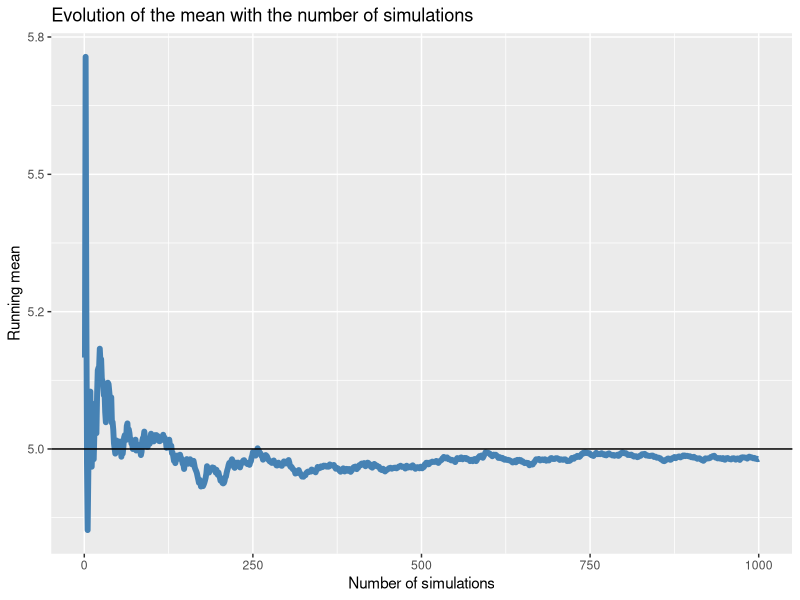
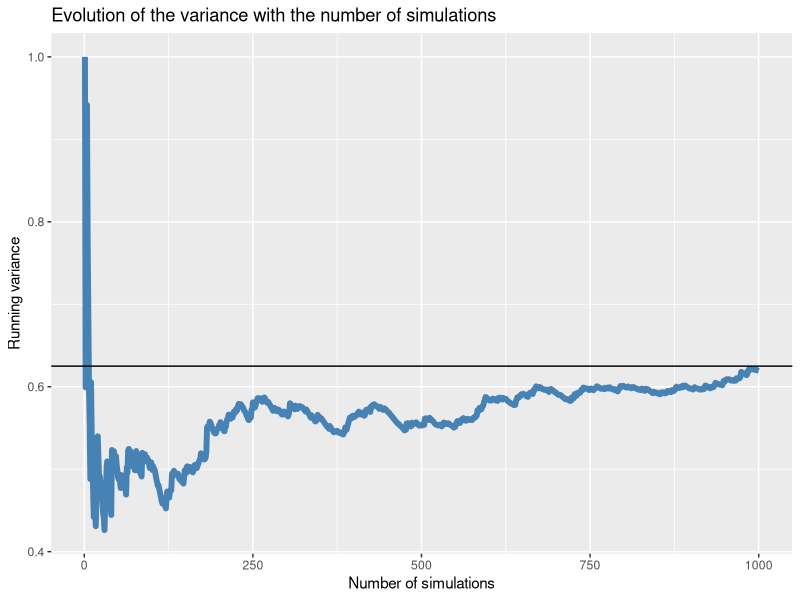
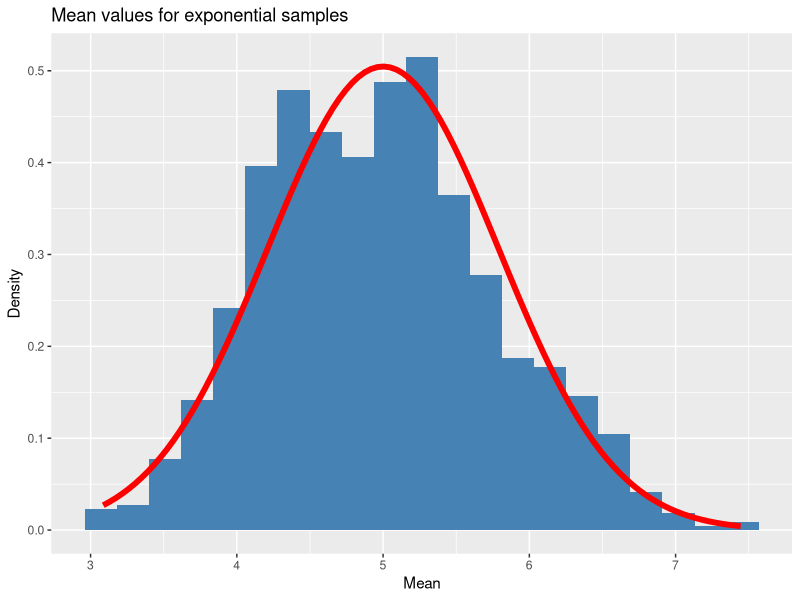
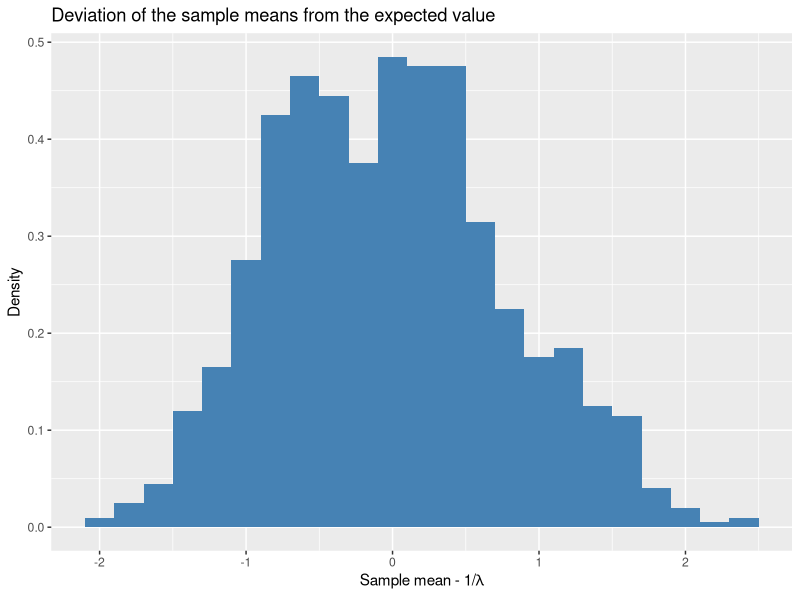
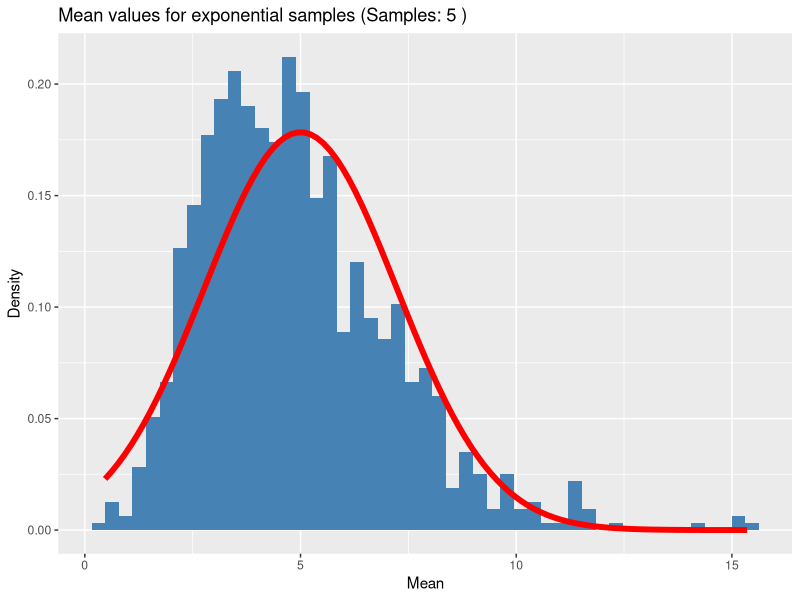
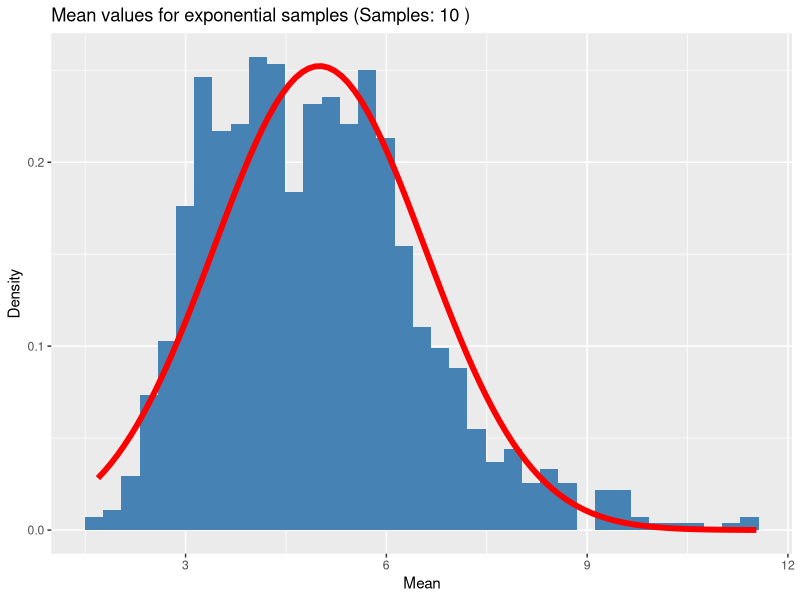
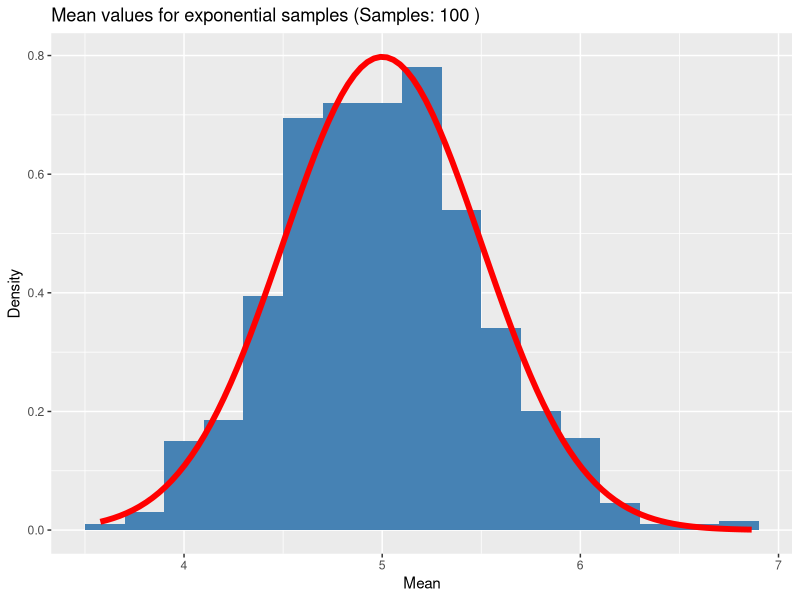

Reproduce these figures in R, in order.
## ---- chunk 1
# Set the output options for large and small numbers                             
options(scipen = 5, digits = 2)                                                                                                                                                                                                           
## ---- chunk 2
library(ggplot2)
## ---- chunk 3
lambda <- 0.2
n.samples <- 40
n.simulations <- 1000
## ---- chunk 4
exp.mean <- 1./lambda
exp.var <- 1./lambda^2/n.samples
bin.width <- (exp.mean+2*sqrt(exp.var))/30 # bin width used for histograms
## ---- chunk 5
means <- apply(matrix(rexp(n.samples*n.simulations, rate=lambda),
                      nrow=n.simulations), MARGIN=1, FUN=mean)
## ---- chunk 6
# compute the running mean and variance 
running.mean <- cumsum(means)/(1:n.simulations)
running.var <- vapply(1:n.simulations,
                      FUN=function(i) {
                        if (i>1) { var(means[1:i]) } # var of elements 1:i
                        else { 1. } # default value of 1
                      }, FUN.VALUE=1)

# Store these vectors in a data frame
data <- data.frame(x=1:n.simulations, means, running.mean, running.var)
## ---- chunk 7
ggplot(data, aes(x=x, y=running.mean)) +
  geom_line(size=2, color='steelblue') + geom_hline(yintercept=exp.mean) +
  labs(x='Number of simulations', y='Running mean',
       title='Evolution of the mean with the number of simulations')
## ---- chunk 8
ggplot(data, aes(x=x, y=running.var)) +
  geom_line(size=2, color='steelblue') + geom_hline(yintercept=exp.var) +
  labs(x='Number of simulations', y='Running variance',
       title='Evolution of the variance with the number of simulations')
## ---- chunk 9
ggplot(data, aes(means)) +
  geom_histogram(aes(y=..density..), binwidth=bin.width, fill='steelblue') +
  stat_function(fun=dnorm, color='red',
                args=list(mean=exp.mean, sd=sqrt(exp.var)), size=2) +
  labs(x='Mean', y='Density', title='Mean values for exponential samples')
## ---- chunk 10
# deviation of each sample mean from the expected mean
mean.diff.from.expected <- means - exp.mean
data <- cbind(data, mean.diff.from.expected)

ggplot(data, aes(mean.diff.from.expected)) +
  geom_histogram(aes(y=..density..), binwidth=lambda, fill='steelblue') +
  labs(x=expression(paste('Sample mean - 1/',lambda)),
       y='Density',
       title='Deviation of the sample means from the expected value')
## ---- chunk 11
DrawMeanDist <- function(lambda=0.2, n.simulations=1000, n.samples=40) {
  # compute expected mean and variance
  exp.mean <- 1./lambda
  exp.var <- 1./lambda^2/n.samples
  bin.width <- (exp.mean+2*sqrt(exp.var))/30

  # calculate the mean for each of 
  means <- apply(matrix(rexp(n.samples*n.simulations, rate=lambda),
                        nrow=n.simulations), MARGIN=1, FUN=mean)
  data <- data.frame(x=1:n.simulations, means)
  
  # draw normalized histogram of sample means
  ggplot(data, aes(means)) +
  geom_histogram(aes(y=..density..), binwidth=bin.width, fill='steelblue') +
  stat_function(fun=dnorm, color='red',
                args=list(mean=exp.mean, sd=sqrt(exp.var)), size=2) +
  labs(x='Mean', y='Density', title=paste('Mean values for exponential samples',
                                          '(Samples:', n.samples, ')'))  
}
## ---- chunk 12
DrawMeanDist(n.samples=5)
DrawMeanDist(n.samples=10)
DrawMeanDist(n.samples=100)
